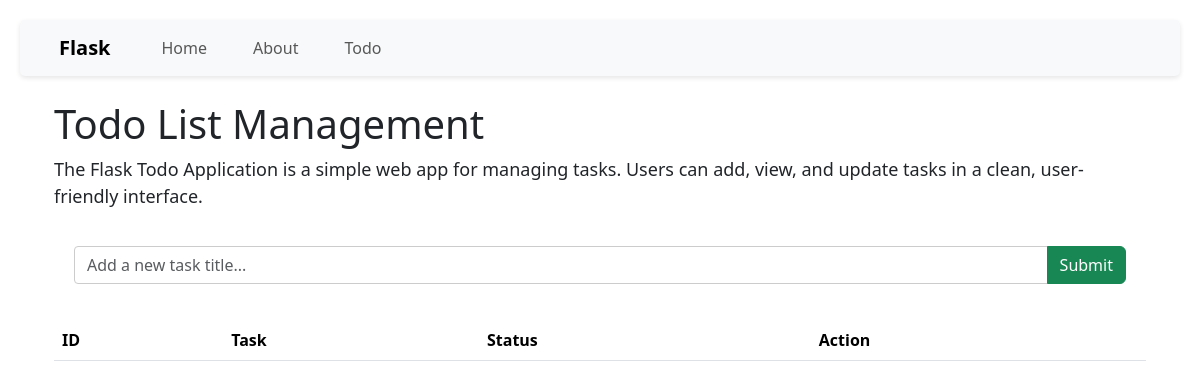
Before: /todo with the older database file.
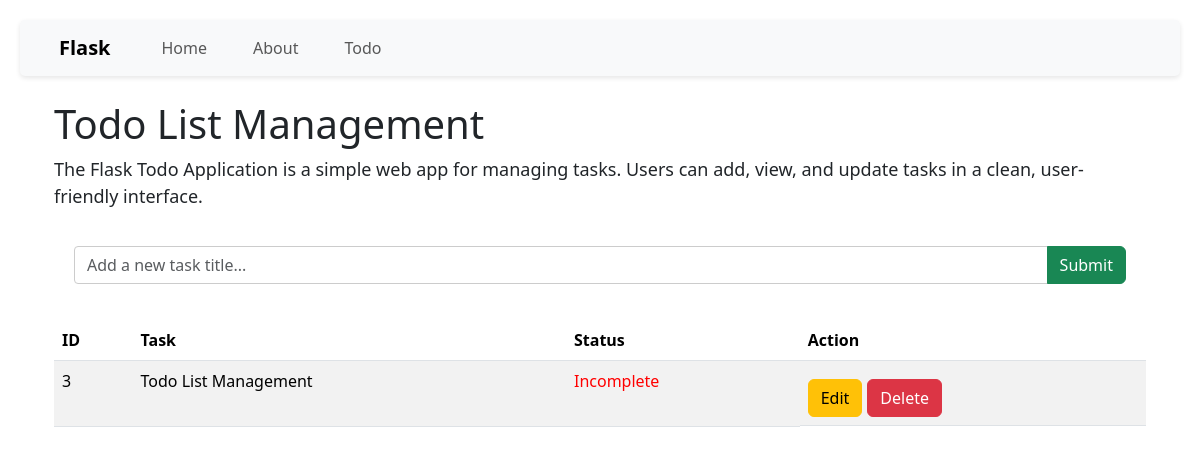
After: the same page with the newer database file.
### app.py (models this page shows)
class Todo(db.Model):
    id = db.Column(db.Integer, primary_key=True)
    title = db.Column(db.String(100), nullable=False)
    completed = db.Column(db.Boolean, default=False)

### app.py (the view)
@app.route("/todo", methods=["GET", "POST"])
def todo():
    if request.method == "POST":
        title = request.form["title"]
        new_task = Todo(title=title)
        db.session.add(new_task)
        db.session.commit()
        return redirect(url_for('todo'))
    tasks = Todo.query.all()
    data = {
        "title": "Todo List Management",
        "description": "The Flask Todo Application is a simple web app for managing tasks. Users can add, view, and update tasks in a clean, user-friendly interface.",
        "tasks": tasks
    }
    return render_template("todo.html", data=data)

### templates/todo.html (shortened to what this page needs)
{% extends 'layout.html' %}
{% block body %}
    <div class="container">
        <h1>{{ data.title }}</h1>
        <p>{{ data.description }}</p>
        <form action="/todo" method="POST" class="input-group mb-3">
            <input type="text" name="title" class="form-control" placeholder="Add a new task title..." required>
            <button class="btn btn-success" type="submit">Submit</button>
        </form>
        <table class="table table-striped">
            <thead>
                <tr>
                    <th>ID</th>
                    <th>Task</th>
                    <th>Status</th>
                    <th>Action</th>
                </tr>
            </thead>
            <tbody>
                {% for task in data['tasks'] %}
                    <tr>
                        <td>{{ task.id }}</td>
                        <td>{{ task.title }}</td>
                        <td>
                            {% if task.completed %}
                                <span class="status complete" style="color: green">Complete</span>
                            {% else %}
                                <span class="status incomplete" style="color: red">Incomplete</span>
                            {% endif %}
                        </td>
                        <td class="action-button">
                            <a href="task/edit/{{ task.id }}" class="edit btn btn-warning">Edit</a>
                            <a href="task/delete/{{ task.id }}" class="delete btn btn-danger">Delete</a>
                        </td>
                    </tr>
                {% endfor %}
            </tbody>
        </table>
    </div>
{% endblock %}

### templates/layout.html (shortened to what this page needs)
<!DOCTYPE html>
<html lang="en">
<head>
    <link rel="stylesheet" href="{{ url_for('static', filename='css/style.css') }}">
    <link href="https://cdn.jsdelivr.net/npm/bootstrap@5.3.3/dist/css/bootstrap.min.css" rel="stylesheet">
</head>
<body>
    <nav class="navbar navbar-expand-lg navbar-light bg-light">
        <div class="container-fluid">
            <a class="navbar-brand" href="/">Flask</a>
            <div class="collapse navbar-collapse" id="navbarNav">
                <ul class="navbar-nav">
                    <li class="nav-item">
                        <a class="nav-link" href="/">Home</a>
                    </li>
                    <li class="nav-item">
                        <a class="nav-link" href="/about">About</a>
                    </li>
                    <li class="nav-item">
                        <a class="nav-link" href="/todo">Todo</a>
                    </li>
                </ul>
            </div>
        </div>
    </nav>
    <div class="container mt-4">
        {% block body %}{% endblock %}
    </div>
</body>
</html>

### static/css/style.css (style rules this page uses)
body { font-family: 'Arial', sans-serif; background-color: #f4f4f4; color: #333; margin: 0; padding: 20px; line-height: 1.6; }
h1 { color: #0D1117; font-size: 2.5em; margin-bottom: 10px; }
nav { display: flex; align-items: center; margin-bottom: 20px; background-color: #ffffff; padding: 10px 20px; border-radius: 5px; box-shadow: 0 2px 5px rgba(0, 0, 0, 0.1); }
nav a { margin: 0 15px; text-decoration: none; color: #0D1117; font-weight: bold; transition: color 0.3s ease, transform 0.3s ease; padding: 8px 12px; border-radius: 4px; }
p { font-size: 18px; margin: 10px 0; }
.action-button { display: flex; gap: 5px; }
form { background-color: white; padding: 20px; border-radius: 5px; }
input[type="text"], select { width: calc(100% - 20px); border: 1px solid #ccc; border-radius: 4px; }
button { background-color: #28a745; color: white; padding: 10px 15px; border: none; border-radius: 4px; cursor: pointer; transition: background-color 0.3s ease; }
a { display: inline-block; margin-top: 10px; color: #007bff; text-decoration: none; transition: text-decoration 0.3s ease; }

Changed rows visible on the page:
added Todo: title "Todo List Management", id "3", completed "Incomplete"
Other visible differences:
{{ data.title }}: "Todo List Management" → (not shown)
